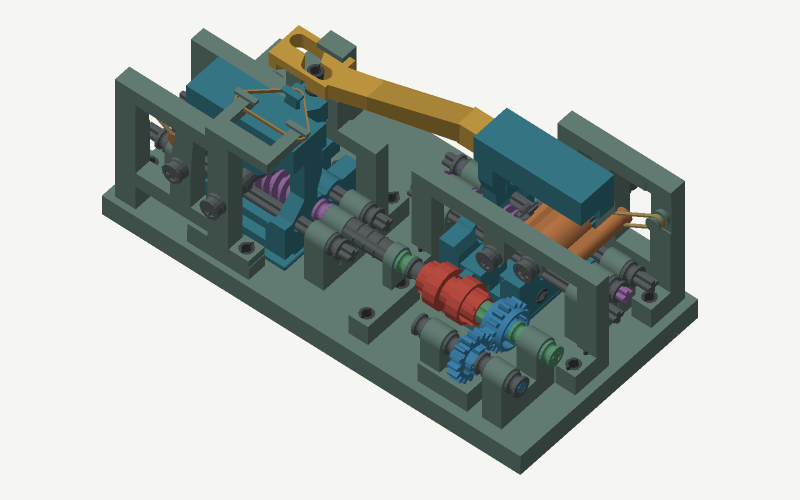
#> input picture cam-test/Assembly.png, 1600 x 1000 px (shown at 1/2 size); its folder holds only this picture in this run
$ python -i render_ldraw.py   (imports and definitions only)
#> lines starting #> are read from the running program, lines starting #| are printed output that depends on the picture
#!/usr/bin/env python3
"""Small, offline LDraw/MPD orthographic renderer (numpy + Pillow only).

The result is an illustration of the supplied geometry, not a collision test.
Uses two-sided flat shading and a triangle depth buffer; transparent colours
are rendered opaque. JSON records missing references and rendering limitations.
"""
from __future__ import annotations

import argparse
import collections
import json
import math
from pathlib import Path
import re
import sys
import time

import numpy as np
from PIL import Image, ImageDraw

LIBRARY = Path('/Applications/Studio 2.0/ldraw')


def key(name):
    return name.strip().replace('\\', '/').lower()


class LDraw:
    def __init__(self, source, library=LIBRARY):
        self.source = Path(source).resolve()
        self.library = Path(library)
        self.embedded = {}
        self.parsed = {}
        self.cache = {}
        self.missing = collections.Counter()
        self.warnings = []
        self.references = collections.Counter()
        self.roots = [self.source.parent, self.library / 'parts',
                      self.library / 'p', self.library / 'UnOfficial/parts',
                      self.library / 'UnOfficial/p', self.library / 'p/48',
                      self.library / 'UnOfficial/p/48']
        self.case_maps = {}
        lines = self.source.read_text(encoding='utf-8-sig', errors='replace').splitlines()
        sections = []
        current = None
        for line in lines:
            if line.upper().startswith('0 FILE '):
                current = key(line[7:])
                self.embedded[current] = []
                sections.append(current)
            elif line.upper().startswith('0 NOFILE'):
                current = None
            elif current is not None:
                self.embedded[current].append(line)
        self.root = sections[0] if sections else key(self.source.name)
        if not sections:
            self.embedded[self.root] = lines
        self.colours = self.read_colours()

    # [218 lines left out: functions read_colours, locate, records, mesh, rgb, render and 1 more, not called in this run]


# [2 lines not run here, left out]

>>> import cv2
>>> picture = cv2.imread('../Assembly.png', cv2.IMREAD_GRAYSCALE)
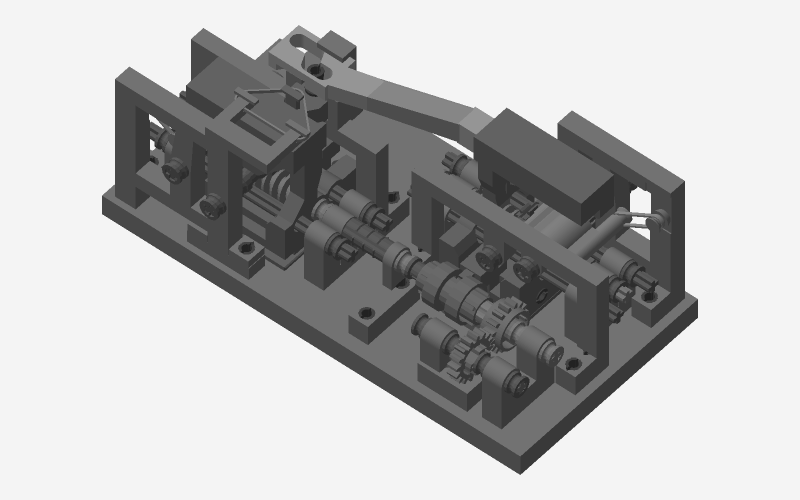
#> picture: shape (1000, 1600) (shown at 1/2 size); min 34, max 244, mean 182.8
#> (the run stopped early here; a loop or call above may not have finished)
